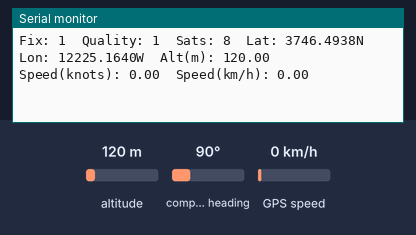
Bench run of a sketch on a simulated Arduino Mega 2560, built with avr-gcc and run on an emulated ATmega2560. On the bench: the last lines printed to the serial monitor. The inputs (shaded band) are chosen by the test bench; at power-on: altitude 120 m, GPS speed 0 km/h, compass heading 90°. The GPS gets a fix after 3 s at 37.7749, -122.4194 with 8 satellites.

Above: at 3.7 s.
3.8 s: altitude set to 20 m
At 5.1 s:
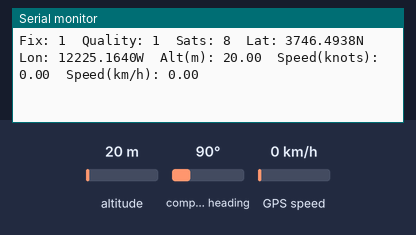
5.3 s: GPS speed set to 2 km/h
At 6.3 s:
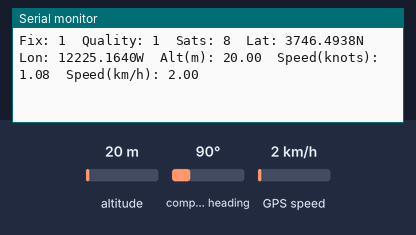
6.8 s: altitude set to 250 m
At 8.3 s:
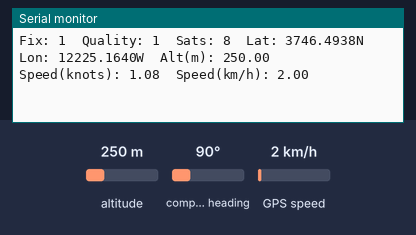
Timing chart, 0 to 9.8 s (numbered marks = the images above; inputs shaded):
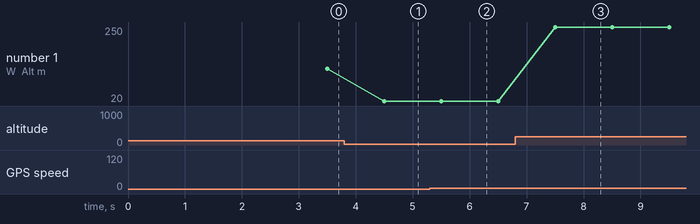

Measured:
- after the input at 3.8 s, the serial monitor: prints a new line after 0.70 s (image 1)
- after the input at 5.3 s, the serial monitor: prints a new line after 0.20 s (image 2)
- after the input at 6.8 s, the serial monitor: prints a new line after 0.70 s (image 3)
- plotted number 1: 120 → 20 after the input at 3.8 s, 20 → 250 after the input at 6.8 s

The sketch:

GPS_test.ino
```cpp
#include <Adafruit_GPS.h>

#define GPSSerial Serial2

Adafruit_GPS GPS(&GPSSerial);

void setup() {
  Serial.begin(115200);
  delay(1500);

  Serial.println("GPS Serial2 monitor");

  GPSSerial.begin(9600);
  GPS.begin(9600);

  GPS.sendCommand(PMTK_SET_NMEA_OUTPUT_RMCGGA);
  GPS.sendCommand(PMTK_SET_NMEA_UPDATE_1HZ);

  delay(1000);
}

void loop() {
  GPS.read();

  if (GPS.newNMEAreceived()) {
    if (!GPS.parse(GPS.lastNMEA())) {
      return;
    }

    Serial.print("Fix: ");
    Serial.print((int)GPS.fix);

    Serial.print("  Quality: ");
    Serial.print((int)GPS.fixquality);

    Serial.print("  Sats: ");
    Serial.print((int)GPS.satellites);

    Serial.print("  Lat: ");
    Serial.print(GPS.latitude, 4);
    Serial.print(GPS.lat);

    Serial.print("  Lon: ");
    Serial.print(GPS.longitude, 4);
    Serial.print(GPS.lon);

    Serial.print("  Alt(m): ");
    Serial.print(GPS.altitude);

    Serial.print("  Speed(knots): ");
    Serial.print(GPS.speed);

    Serial.print("  Speed(km/h): ");
    Serial.println(GPS.speed * 1.852f, 2);
  }
}
```
